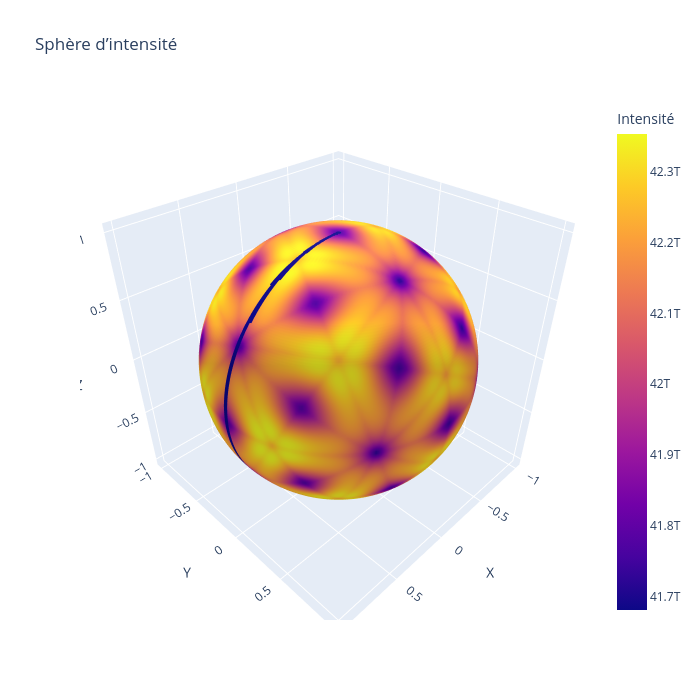

The notebook cell saved with this chart:
### Code cell
for i in range(0,num_perturbations):
    plot_intensity_sphere(p_in_z1z2_beam_all[i])

### Figure 1 — Plotly figure (JSON) as saved in the notebook; plotly's stock layout.template omitted (floating-point values rounded to 4 significant figures; data arrays with more than 128 entries replaced by an {"elided": "..."} marker saying what was removed)
{"data": [{"cmax": 42350000000000.0, "cmin": 41680000000000.0, "colorbar": {"title": {"text": "Intensité"}}, "colorscale": [[0, "#0d0887"], [0.1111, "#46039f"], [0.2222, "#7201a8"], [0.3333, "#9c179e"], [0.4444, "#bd3786"], [0.5556, "#d8576b"], [0.6667, "#ed7953"], [0.7778, "#fb9f3a"], [0.8889, "#fdca26"], [1, "#f0f921"]], "showscale": true, "surfacecolor": {"elided": "360x180 float values"}, "type": "surface", "x": {"elided": "360x180 float values"}, "y": {"elided": "360x180 float values"}, "z": {"elided": "360x180 float values"}}], "layout": {"height": 700, "scene": {"aspectmode": "data", "xaxis": {"title": {"text": "X"}}, "yaxis": {"title": {"text": "Y"}}, "zaxis": {"title": {"text": "Z"}}}, "title": {"text": "Sphère d’intensité"}, "width": 700}}
